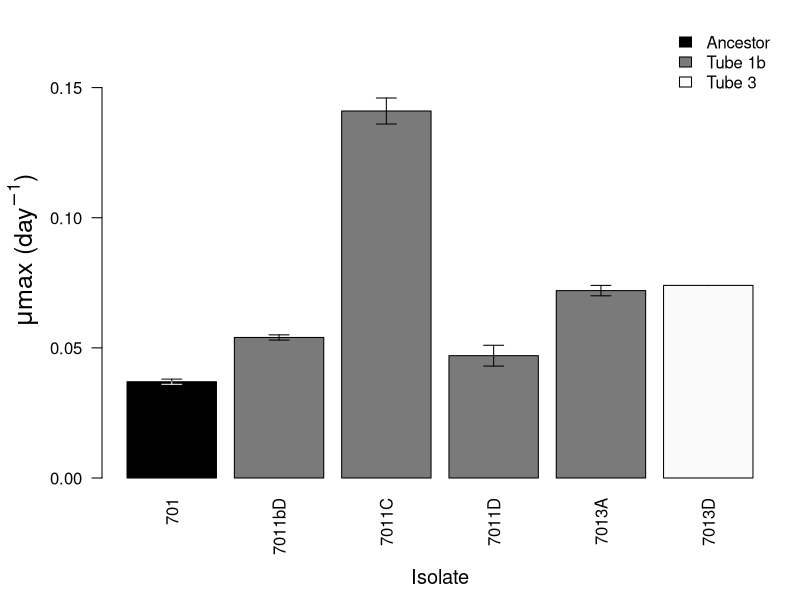
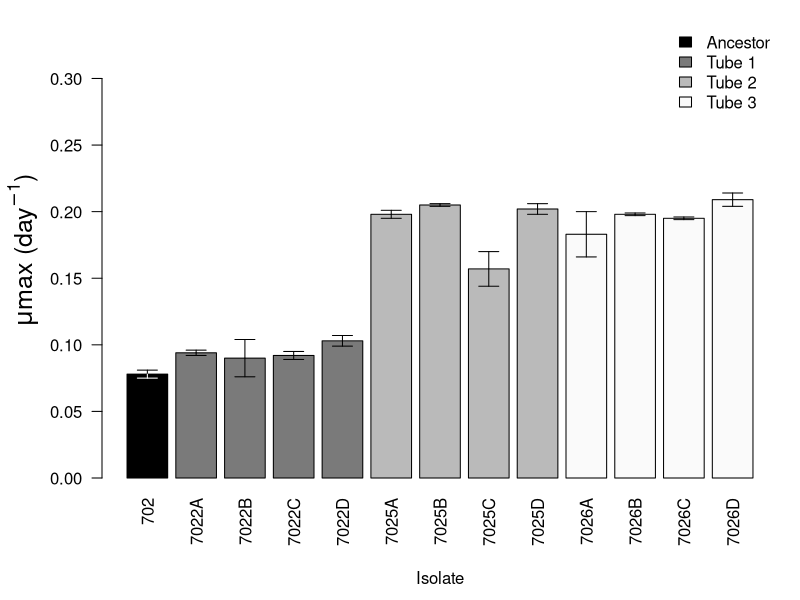
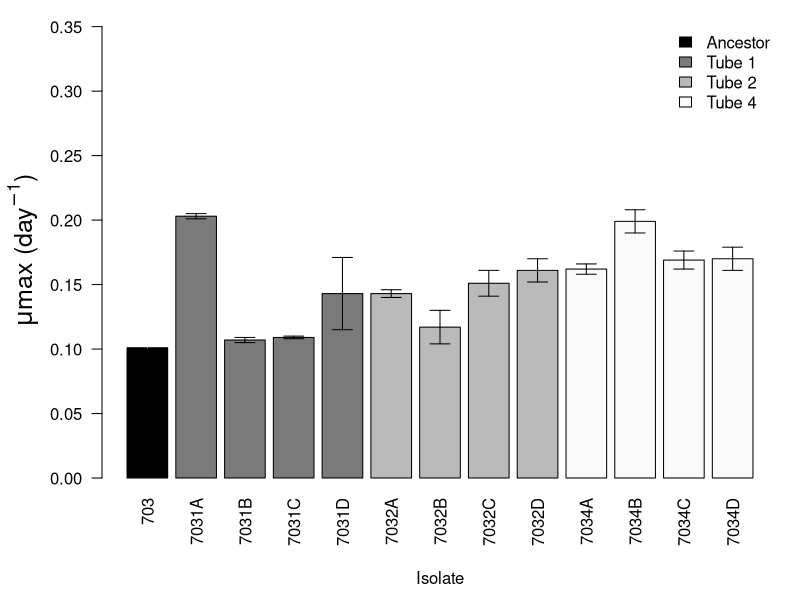
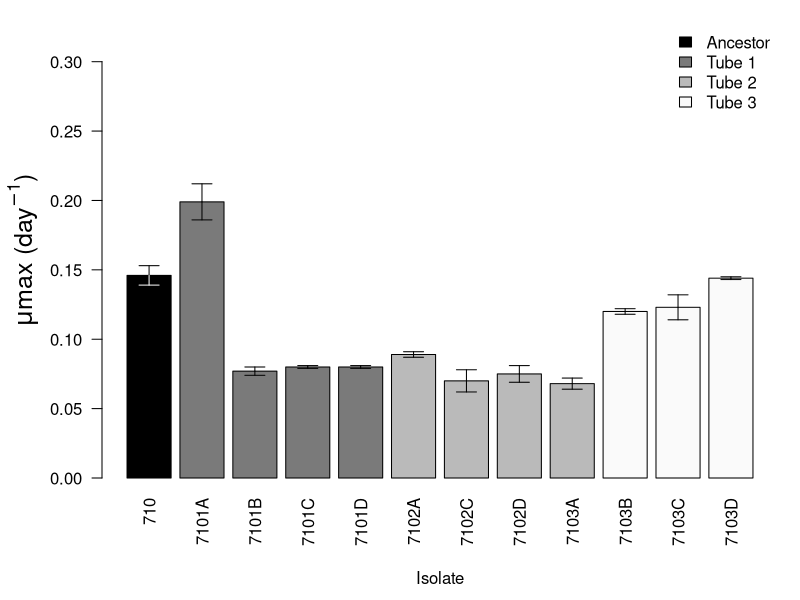
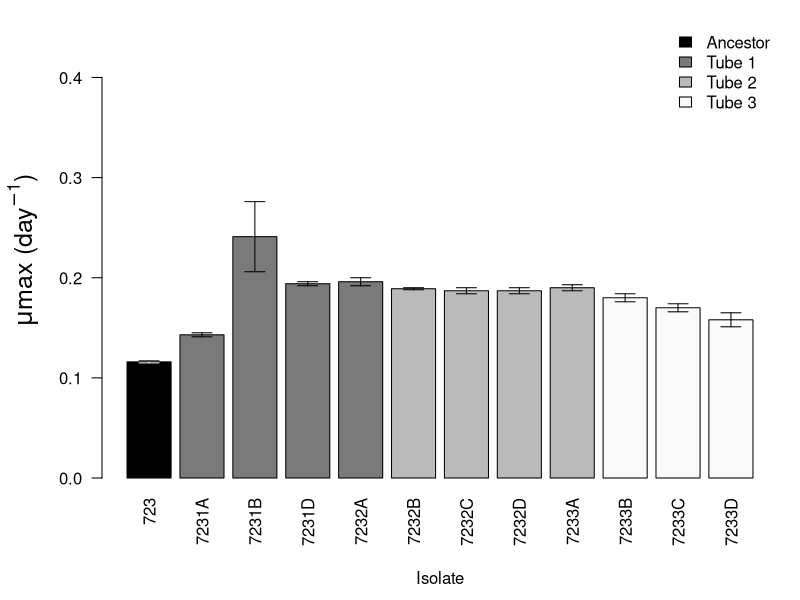
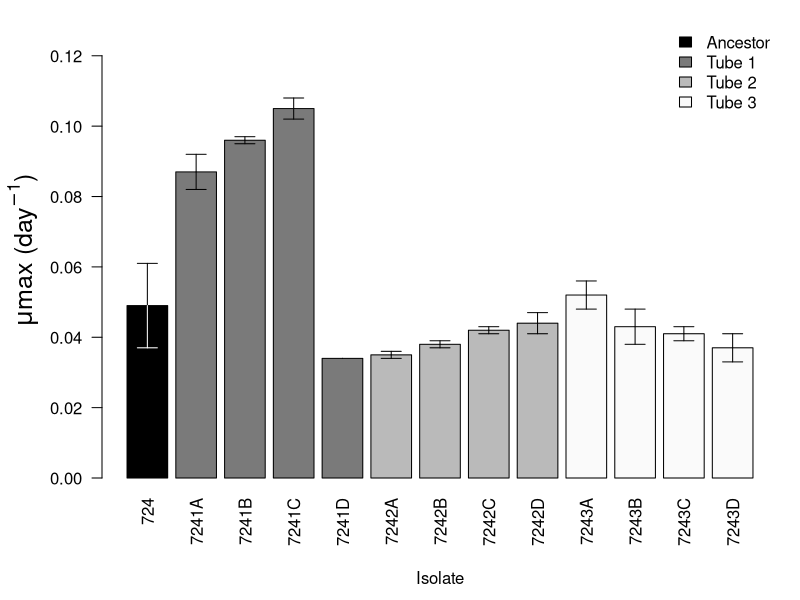

Write the R code that produced these figures, in order. (Note: this script raises an error after producing the figures.)
###################################################################
#  Rachel Ferrill
#  23 Jul 2015
#  Growth Rate Responses
####################################################################

setwd("~/GitHub/StarvationTraits")
rm(list=ls())

# Define Functions
sem <- function(x){sd(na.omit(x))/sqrt(length(na.omit(x)))}

# Import Data Files (Output from GrowthCurve Analysis)
plate1 <- read.csv("./data/GrowthCurves/output/plate1.txt", header=T)
plate2 <- read.csv("./data/GrowthCurves/output/plate2.txt", header=T)
plate3 <- read.csv("./data/GrowthCurves/output/plate3.txt", header=T)
plate4 <- read.csv("./data/GrowthCurves/output/plate4.txt", header=T)
plate5 <- read.csv("./data/GrowthCurves/output/plate5.txt", header=T)
plate6 <- read.csv("./data/GrowthCurves/output/plate6.txt", header=T)

# Import names file
st.names <- read.csv("./data/GrowthCurves/OrganismNames.txt", header=T)

# Merge into dataframe
growth.data <- as.data.frame(matrix(NA, dim(st.names)[1], 4))
colnames(growth.data) <- c("ID", "Isolate", "Rep", "G.Rate")
growth.data[,1] <- st.names$ID
for (i in 1:dim(growth.data)[1]){
  growth.data[i,2] <- strsplit(as.character(st.names$ID), "rep")[[i]][1]
  growth.data[i,3] <- strsplit(as.character(st.names$ID), "rep")[[i]][2]
}
for (i in 1:dim(growth.data)[1]){
  plate <- get(as.character(st.names$Plate[i]))
  well  <- as.character(st.names$Well[i])
  if (length(which(plate$Curve == well)) == 1){
  growth.data[i,4] <- plate$umax[which(plate$Curve == well)]}
  else {growth.data[i,4] <- "NA"}
}

growth.data$G.Rate <- as.numeric(growth.data$G.Rate)

growth <- as.data.frame(matrix(NA, length(levels(as.factor(growth.data$Isolate))), 9))
colnames(growth) <- c("ID", "Organism", "Evol", "Tube", "Rep1", "Rep2", "Rep3",
                      "G.Avg", "G.SEM")

growth$ID <- levels(as.factor(growth.data$Isolate))

for (i in 1:dim(growth)[1]){
  growth$Organism[i] <- regmatches(growth$ID[i], gregexpr(".{3}", growth$ID[i]))[[1]][1]
  if (nchar(as.character(growth$ID[i])) == 3) {
    growth$Evol[i] <- "Ancestor"
    growth$Tube[i] <- "Ancestor"
  }else {
    if (nchar(as.character(growth$ID[i])) == 5) {
      growth$Evol[i] <- "Derived"
      growth$Tube[i] <- sub("^...(.).*", "\\1", growth$ID[i])[[1]][1]
    } else {
      growth$Evol[i] <- "Derived"
      growth$Tube[i] <- sub("^...(..).*", "\\1", growth$ID[i])[[1]][1]
    }}
}

for (i in 1:dim(growth)[1]){
  rep1 <- growth.data[growth.data$Rep == 1, ]
  rep2 <- growth.data[growth.data$Rep == 2, ]
  rep3 <- growth.data[growth.data$Rep == 3, ]
  growth$Rep1[i] <- rep1$G.Rate[match(growth$ID[i], rep1$Isolate)]
  growth$Rep2[i] <- rep2$G.Rate[match(growth$ID[i], rep2$Isolate)]
  growth$Rep3[i] <- rep3$G.Rate[match(growth$ID[i], rep3$Isolate)]
}

# Calculate Average and SEM
growth$G.Avg <- round(apply(growth[,5:7], 1, mean, na.rm=T), 3)
growth$G.SEM <- round(apply(growth[,5:7], 1, sem), 3)

# Remove 7011 because of contamination
growth <- growth[-c(2,3,8,9), ]

# Seperate By Organism
kbs701 <- growth[growth$Organism == "701",]
kbs702 <- growth[growth$Organism == "702",]
kbs703 <- growth[growth$Organism == "703",]
kbs710 <- growth[growth$Organism == "710",]
kbs723 <- growth[growth$Organism == "723",]
kbs724 <- growth[growth$Organism == "724",]

# Remove Some Replicates Due to Issues
kbs723 <- kbs723[kbs723$ID != "7231C", ]
kbs710 <- kbs710[kbs710$ID != "7102B", ]
kbs701 <- kbs701[kbs701$ID != "7011bB", ]

# Set Default Plot Parameters
par(mar=c(6, 5, 1, 1) + 0.1)

# Plot Respiration Responses by Organism
bp701g <- barplot(kbs701$G.Avg, las=2, ylim = c(0, 1.2*max(kbs701$G.Avg+kbs701$G.SEM)),
                  ylab=expression(paste(mu, "max (day"^-1, ")")), cex.lab= 1.5,
                  las = 2, names.arg=kbs701$ID,
                  col = c("black", rep("gray48", 4), rep("gray98", 4)))
          mtext("Isolate", side=1, line = 4.5, cex = 1.2)
          arrows(x0=bp701g, y0=kbs701$G.Avg, y1=kbs701$G.Avg-kbs701$G.SEM,
                 angle=90, length=0.1, lwd=1)
          arrows(x0=bp701g, y0=kbs701$G.Avg, y1=kbs701$G.Avg+kbs701$G.SEM,
                 angle=90, length=0.1, lwd=1)
          arrows(x0=bp701g[1], y0=kbs701$G.Avg[1], y1=kbs701$G.Avg[1]-kbs701$G.SEM[1],
                 angle=90, length=0.1, lwd=1, col = "white")
          legend("topright", legend = c("Ancestor",  "Tube 1b", "Tube 3"),
                 fill=c("Black", "gray48", "gray98"), bty="n")

bp702g <- barplot(kbs702$G.Avg, las=2, ylim = c(0, 1.6*max(kbs702$G.Avg+kbs702$G.SEM)),
                  ylab=expression(paste(mu, "max (day"^-1, ")")), cex.lab= 1.5,
                  las = 2, names.arg=kbs702$ID,
                  col = c("black", rep("gray48", 4), rep("gray73", 4), rep("gray98", 4)))
          mtext("Isolate", side=1, line = 4.5)
          arrows(x0=bp702g, y0=kbs702$G.Avg, y1=kbs702$G.Avg-kbs702$G.SEM,
                 angle=90, length=0.1, lwd=1)
          arrows(x0=bp702g, y0=kbs702$G.Avg, y1=kbs702$G.Avg+kbs702$G.SEM,
                 angle=90, length=0.1, lwd=1)
          arrows(x0=bp702g[1], y0=kbs702$G.Avg[1], y1=kbs702$G.Avg[1]-kbs702$G.SEM[1],
                 angle=90, length=0.1, lwd=1, col = "white")
          legend("topright", legend = c("Ancestor", "Tube 1", "Tube 2", "Tube 3"),
                 fill=c("Black", "gray48", "gray73","gray98"), bty="n")


bp703g <- barplot(kbs703$G.Avg, las=2, ylim = c(0, 1.7*max(kbs703$G.Avg+kbs703$G.SEM)),
                  ylab=expression(paste(mu, "max (day"^-1, ")")), cex.lab= 1.5,
                  las = 2, names.arg=kbs703$ID,
                  col = c("black", rep("gray48", 4), rep("gray73", 4), rep("gray98", 4)))
          mtext("Isolate", side=1, line = 4.5)
          arrows(x0=bp703g, y0=kbs703$G.Avg, y1=kbs703$G.Avg-kbs703$G.SEM,
                 angle=90, length=0.1, lwd=1)
          arrows(x0=bp703g, y0=kbs703$G.Avg, y1=kbs703$G.Avg+kbs703$G.SEM,
                 angle=90, length=0.1, lwd=1)
          arrows(x0=bp703g[1], y0=kbs703$G.Avg[1], y1=kbs703$G.Avg[1]-kbs703$G.SEM[1],
                 angle=90, length=0.1, lwd=1, col = "white")
          legend("topright", legend = c("Ancestor", "Tube 1", "Tube 2", "Tube 4"),
                 fill=c("Black", "gray48", "gray73","gray98"), bty="n")

bp710g <- barplot(kbs710$G.Avg, las=2, ylim = c(0, 1.55*max(kbs710$G.Avg+kbs710$G.SEM)),
                  ylab=expression(paste(mu, "max (day"^-1, ")")), cex.lab= 1.5,
                  las = 2, names.arg=kbs710$ID,
                  col = c("black", rep("gray48", 4), rep("gray73", 4), rep("gray98", 4)))
          mtext("Isolate", side=1, line = 4.5)
          arrows(x0=bp710g, y0=kbs710$G.Avg, y1=kbs710$G.Avg-kbs710$G.SEM,
                 angle=90, length=0.1, lwd=1)
          arrows(x0=bp710g, y0=kbs710$G.Avg, y1=kbs710$G.Avg+kbs710$G.SEM,
                 angle=90, length=0.1, lwd=1)
          arrows(x0=bp710g[1], y0=kbs710$G.Avg[1], y1=kbs710$G.Avg[1]-kbs710$G.SEM[1],
                         angle=90,length=0.1, lwd=1, col = "white")
          legend("topright", legend = c("Ancestor", "Tube 1", "Tube 2", "Tube 3"),
                 fill=c("Black", "gray48", "gray73","gray98"), bty="n")

bp723g <- barplot(kbs723$G.Avg, las=2, ylim = c(0, 1.65*max(kbs723$G.Avg+kbs723$G.SEM)),
                  ylab=expression(paste(mu, "max (day"^-1, ")")), cex.lab= 1.5,
                  las = 2, names.arg=kbs723$ID,
                  col = c("black", rep("gray48", 4), rep("gray73", 4), rep("gray98", 4)))
          mtext("Isolate", side=1, line = 4.5)
          arrows(x0=bp723g, y0=kbs723$G.Avg, y1=kbs723$G.Avg-kbs723$G.SEM,
                 angle=90, length=0.1, lwd=1)
          arrows(x0=bp723g, y0=kbs723$G.Avg, y1=kbs723$G.Avg+kbs723$G.SEM,
                 angle=90, length=0.1, lwd=1)
          arrows(x0=bp723g[1], y0=kbs723$G.Avg[1], y1=kbs723$G.Avg[1]-kbs723$G.SEM[1],
                 angle=90, length=0.1, lwd=1, col = "white")
          legend("topright", legend = c("Ancestor", "Tube 1", "Tube 2", "Tube 3"),
                 fill=c("Black", "gray48", "gray73","gray98"), bty="n")

bp724g <- barplot(kbs724$G.Avg, las=2, ylim = c(0, 1.2*max(kbs724$G.Avg+kbs724$G.SEM)),
                  ylab=expression(paste(mu, "max (day"^-1, ")")), cex.lab= 1.5,
                  las = 2, names.arg=kbs724$ID,
                  col = c("black", rep("gray48", 4), rep("gray73", 4), rep("gray98", 4)))
          mtext("Isolate", side=1, line = 4.5)
          arrows(x0=bp724g, y0=kbs724$G.Avg, y1=kbs724$G.Avg-kbs724$G.SEM,
                 angle=90, length=0.1, lwd=1)
          arrows(x0=bp724g, y0=kbs724$G.Avg, y1=kbs724$G.Avg+kbs724$G.SEM,
                 angle=90, length=0.1, lwd=1)
          arrows(x0=bp724g[1], y0=kbs724$G.Avg[1], y1=kbs724$G.Avg[1] - kbs724$G.SEM[1],
                 angle=90, length=0.1, lwd=1, col = "white")
          legend("topright", legend = c("Ancestor", "Tube 1", "Tube 2", "Tube 3"),
                 fill=c("Black", "gray48", "gray73","gray98"), bty="n")


################################################################################
# Statistics
m.701 <- melt(kbs701[,1:7])
fit.701 <- aov(value ~ Evol + Tube + ID, data = m.701)
summary(fit.701)
TukeyHSD(fit.701)

m.702 <- melt(kbs702[,1:7])
fit.702 <- aov(value ~ Evol + Tube + ID, data = m.702)
summary(fit.702)
TukeyHSD(fit.702)

m.703 <- melt(kbs703[,1:7])
fit.703 <- aov(value ~ Evol + Tube + ID, data = m.703)
test.701 <- lm(value ~ Evol + Evol/Tube, data = m.701)
tests.701 <- lmer(value ~ Evol + Tube + (1|Tube/ID), data = m.701)
aic(fit.703)

summary(fit.703)
TukeyHSD(fit.703)

m.710 <- melt(kbs710[,1:7])
fit.710 <- aov(value ~ Evol + Tube + ID, data = m.710)
summary(fit.710)
TukeyHSD(fit.710)

m.723 <- melt(kbs723[,1:7])
fit.723 <- aov(value ~ Evol + Tube + ID, data = m.723)
summary(fit.723)
TukeyHSD(fit.723)

m.724 <- melt(kbs724[,1:7])
fit.724 <- aov(value ~ Evol + Tube + ID, data = m.724)
summary(fit.724)
TukeyHSD(fit.724)

require (lme4)

require(nlme)

fit.702 <- aov(value ~ Evol + Tube + ID, data = m.702)
fit.702.int <- aov(value ~ Evol * Tube * ID, data = m.702)
lm.702 <- lm(value ~ Evol + Evol/Tube, data = m.702)
lmer.702 <- lmer(value ~ Evol + Tube + (1|Tube/ID), data = m.702)
nlmer.702 <- nlmer(value ~ Evol + Tube + (1|Tube/ID), data = m.702)

AIC(lmer.702, nlmer.702)


gr.res <- data.frame(m.702$ID, m.702.r$ID, m.702$value,m.702.r$value)
plot(gr.res[,3]~gr.res[,4])
